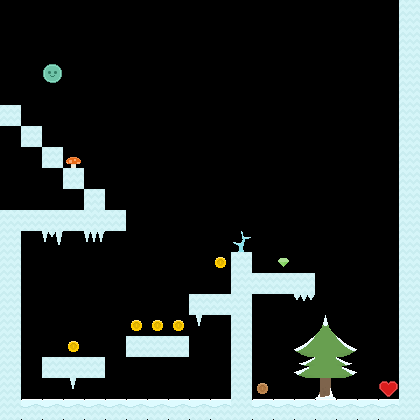

Rendered tile map (Tiled .tmx) drawn with the repository's tilesets; below, a short description and the map source with its tile grids summarised:
An orthogonal 20x20 tile map with 21x21 px tiles, 3 tile layers (Background, Center, Foreground), 1 hidden layer not drawn and 17 objects (16x blocker, player start point).

<map version="1.0" orientation="orthogonal" width="20" height="20" tilewidth="21" tileheight="21">
 <tileset firstgid="1" name="spritesheet1" tilewidth="21" tileheight="21" spacing="2" margin="2">
  <image source="spritesheet.png" trans="5e81a2" width="692" height="692" />
  <tile id="40">
   <properties>
    <property name="Collectable" value="True" />
   </properties>
  </tile>
  <tile id="42">
   <properties>
    <property name="Collideable" value="True" />
   </properties>
  </tile>
 </tileset>
 <layer name="Background" width="20" height="20">
  <data>[400 cells, 8 non-empty, 7 distinct tile ids]</data>
 </layer>
 <layer name="Center" width="20" height="20">
  <data>[400 cells, 81 non-empty, 6 distinct tile ids]</data>
 </layer>
 <layer name="Foreground" width="20" height="20">
  <data>[400 cells, 11 non-empty, 7 distinct tile ids]</data>
 </layer>
 <layer name="Meta" width="20" height="20" visible="0" opacity="0.69">
  <data>[400 cells, 86 non-empty, 2 distinct tile ids]</data>
 </layer>
 <objectgroup name="Object Layer 1" width="20" height="20">
  <object name="blocker" x="126" y="336" width="63" height="21" />
  <object name="blocker" x="252" y="273" width="63" height="21" />
  <object name="blocker" x="189" y="294" width="63" height="21" />
  <object name="blocker" x="42" y="357" width="63" height="21" />
  <object name="blocker" x="0" y="399" width="420" height="21" />
  <object name="blocker" x="0" y="0" width="420" height="21" />
  <object name="blocker" x="399" y="21" width="21" height="378" />
  <object name="blocker" x="0" y="210" width="126" height="21" />
  <object name="blocker" x="0" y="231" width="21" height="168" />
  <object name="blocker" x="231" y="252" width="21" height="147" />
  <object name="blocker" x="0" y="105" width="21" height="21" />
  <object name="blocker" x="84" y="189" width="21" height="21" />
  <object name="blocker" x="63" y="168" width="21" height="21" />
  <object name="blocker" x="42" y="147" width="21" height="21" />
  <object name="blocker" x="21" y="126" width="21" height="21" />
  <object name="blocker" x="0" y="21" width="21" height="189" />
  <object name="player start point" x="42" y="315" width="21" height="21" />
 </objectgroup>
</map>
